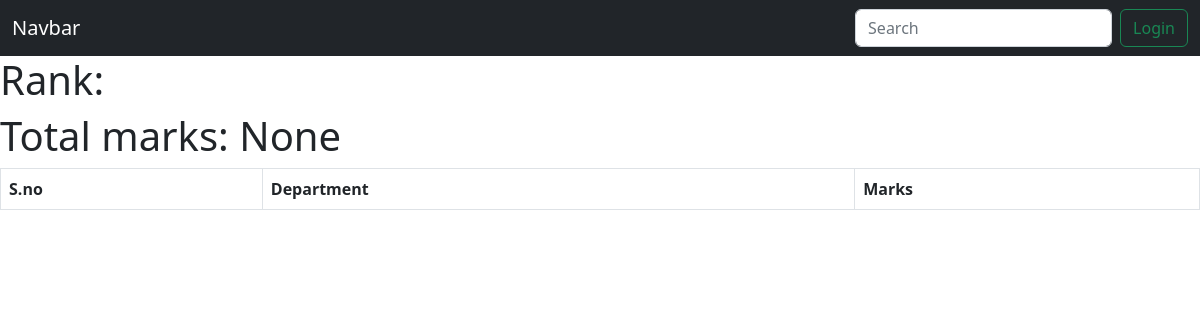
The page /see_marks/abigail03@example.net on the database as committed earlier.
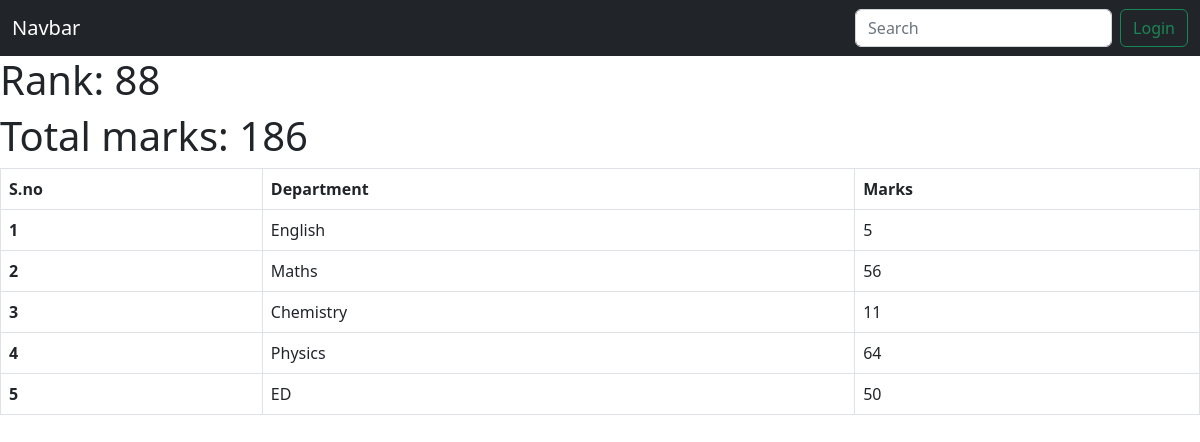
The same page on the database as committed later.
### college/models.py (models this page shows, shortened)
class SubjectMarks(models.Model):
   student=models.ForeignKey(Student, related_name="studentmarks", on_delete=models.CASCADE)
   subject=models.ForeignKey(Subject, related_name="subject", on_delete=models.CASCADE)
   marks=models.IntegerField()
   class Meta:
      unique_together=['student', 'subject']
      verbose_name_plural='Subject Marks'

class Student(models.Model):
   department=models.ForeignKey(Department, related_name="depart", on_delete=models.CASCADE)
   student_id=models.OneToOneField(StudentId, related_name="studentid", on_delete=models.CASCADE)
   name=models.CharField(max_length=100)
   age=models.IntegerField(default=18)
   email=models.EmailField(unique=True)
   address=models.TextField()
   is_deleted=models.BooleanField(default=False)
   objects=StudentManager()            # Student.objects.all() will give data with is_deleted field as false
   admin_objects=models.Manager()            # Student.admin_objects.all() will give data with is_deleted field as True i.e complete data
   class Meta:
      ordering=['name']
      verbose_name='student'

class Report(models.Model):
   student=models.ForeignKey(Student, related_name="studentrank", on_delete=models.CASCADE)
   rank=models.IntegerField()
   date_of_rank_generation=models.DateField(auto_now_add=True)
   class Meta:
      unique_together = ['student', 'date_of_rank_generation']

class Subject(models.Model):
   subject_name=models.CharField(max_length=100)
   def __str__(self):
       return self.subject_name

### college/views.py (the view)
# urls.py: path('see_marks/<email>', see_marks, name='see_marks'),
def see_marks(request, email)->None:
  allSubMarks=SubjectMarks.objects.filter(student__email=email)
  totalMarks=allSubMarks.aggregate(totalMarks=Sum('marks'))
  context={
    "page":"Marksheet",
    "allMarks":allSubMarks,
    "totalMarks":totalMarks,
  }
  return render(request, 'allMarks.html', context)

### college/templates/allMarks.html
{% extends "base-template.html" %}
{% block start %}
<div>
  <h1>Rank: {{allMarks.first.student.studentrank.first.rank}}</h1>
  <h1>Total marks: {{totalMarks.totalMarks}}</h1>
  <table class="table table-bordered mt-6">
    <thead>
      <tr>
        <th scope="col">S.no</th>
        <th colspan="2">Department</th>
        <th scope="col">Marks</th>
      </tr>
    </thead>
    <tbody>
      {% for marks in allMarks %}
      <tr>
        <th scope="row">{{forloop.counter}}</th>
        <td colspan="2">{{marks.subject}}</td>
        <td>{{marks.marks}}</td>
      </tr>
      {% endfor %}
    </tbody>
  </table>
</div>
{% endblock %}

### home/templates/base-template.html (shortened to what this page needs)
<!DOCTYPE html>
<html lang="en">
<head>
  <link href="https://cdn.jsdelivr.net/npm/bootstrap@5.2.3/dist/css/bootstrap.min.css" rel="stylesheet">
</head>
<body>
  <nav class="navbar navbar-dark bg-dark">
    <div class="container-fluid">
      <a class="navbar-brand">Navbar</a>
      <form class="d-flex" role="search">
        <input class="form-control me-2" type="search" placeholder="Search" aria-label="Search">
        {% if request.user.is_authenticated %}
        <a class="btn btn-outline-success" href="/logout_user">Logout</a>
        {% else %}
        <a class="btn btn-outline-success" href="/login_page">Login</a>
        {% endif %}
      </form>
    </div>
  </nav>
  {% block start %}
  {% endblock start %}
</body>
</html>

Rows that differ between the two databases and show on the page:
added SubjectMarks: first.student.studentrank.first.rank "88", subject "English", marks "5"
added SubjectMarks: subject "Maths", marks "56"
added SubjectMarks: subject "Chemistry", marks "11"
added SubjectMarks: subject "Physics", marks "64"
added SubjectMarks: subject "ED", marks "50"
Other text that changed with them:
{{ totalMarks.totalMarks }}: "None" → "186"
